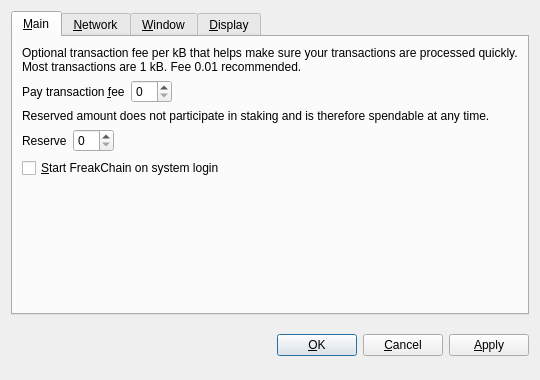
<?xml version="1.0" encoding="UTF-8"?>
<ui version="4.0">
 <class>OptionsDialog</class>
 <widget class="QDialog" name="OptionsDialog">
  <property name="geometry">
   <rect>
    <x>0</x>
    <y>0</y>
    <width>540</width>
    <height>380</height>
   </rect>
  </property>
  <property name="windowTitle">
   <string>Options</string>
  </property>
  <property name="modal">
   <bool>true</bool>
  </property>
  <layout class="QVBoxLayout" name="verticalLayout">
   <item>
    <widget class="QTabWidget" name="tabWidget">
     <property name="tabPosition">
      <enum>QTabWidget::North</enum>
     </property>
     <property name="currentIndex">
      <number>0</number>
     </property>
     <widget class="QWidget" name="tabMain">
      <attribute name="title">
       <string>&amp;Main</string>
      </attribute>
      <layout class="QVBoxLayout" name="verticalLayout_Main">
       <item>
        <widget class="QLabel" name="transactionFeeInfoLabel">
         <property name="text">
          <string>Optional transaction fee per kB that helps make sure your transactions are processed quickly. Most transactions are 1 kB. Fee 0.01 recommended.</string>
         </property>
         <property name="textFormat">
          <enum>Qt::PlainText</enum>
         </property>
         <property name="wordWrap">
          <bool>true</bool>
         </property>
        </widget>
       </item>
       <item>
        <layout class="QHBoxLayout" name="horizontalLayoutFee">
         <item>
          <widget class="QLabel" name="transactionFeeLabel">
           <property name="text">
            <string>Pay transaction &amp;fee</string>
           </property>
           <property name="textFormat">
            <enum>Qt::PlainText</enum>
           </property>
           <property name="buddy">
            <cstring>transactionFee</cstring>
           </property>
          </widget>
         </item>
         <item>
          <widget class="BitcoinAmountField" name="transactionFee"/>
         </item>
         <item>
          <spacer name="horizontalSpacerFee">
           <property name="orientation">
            <enum>Qt::Horizontal</enum>
           </property>
           <property name="sizeHint" stdset="0">
            <size>
             <width>40</width>
             <height>20</height>
            </size>
           </property>
          </spacer>
         </item>
        </layout>
       </item>
       <item>
        <widget class="QLabel" name="reserveBalanceInfoLabel">
         <property name="text">
          <string>Reserved amount does not participate in staking and is therefore spendable at any time.</string>
         </property>
         <property name="textFormat">
          <enum>Qt::PlainText</enum>
         </property>
         <property name="wordWrap">
          <bool>true</bool>
         </property>
        </widget>
       </item>
       <item>
        <layout class="QHBoxLayout" name="horizontalLayoutReserveBalance">
         <item>
          <widget class="QLabel" name="reserveBalanceLabel">
           <property name="text">
            <string>Reserve</string>
           </property>
           <property name="textFormat">
            <enum>Qt::PlainText</enum>
           </property>
           <property name="buddy">
            <cstring>reserveBalance</cstring>
           </property>
          </widget>
         </item>
         <item>
          <widget class="BitcoinAmountField" name="reserveBalance"/>
         </item>
         <item>
          <spacer name="horizontalSpacerReserveBalance">
           <property name="orientation">
            <enum>Qt::Horizontal</enum>
           </property>
           <property name="sizeHint" stdset="0">
            <size>
             <width>40</width>
             <height>20</height>
            </size>
           </property>
          </spacer>
         </item>
        </layout>
       </item>
       <item>
        <widget class="QCheckBox" name="bitcoinAtStartup">
         <property name="toolTip">
          <string>Automatically start FreakChain after logging in to the system.</string>
         </property>
         <property name="text">
          <string>&amp;Start FreakChain on system login</string>
         </property>
        </widget>
       </item>
       <item>
        <spacer name="verticalSpacer_Main">
         <property name="orientation">
          <enum>Qt::Vertical</enum>
         </property>
         <property name="sizeHint" stdset="0">
          <size>
           <width>20</width>
           <height>40</height>
          </size>
         </property>
        </spacer>
       </item>
      </layout>
     </widget>
     <widget class="QWidget" name="tabNetwork">
      <attribute name="title">
       <string>&amp;Network</string>
      </attribute>
      <layout class="QVBoxLayout" name="verticalLayout_Network">
       <item>
        <widget class="QCheckBox" name="mapPortUpnp">
         <property name="toolTip">
          <string>Automatically open the FreakChain client port on the router. This only works when your router supports UPnP and it is enabled.</string>
         </property>
         <property name="text">
          <string>Map port using &amp;UPnP</string>
         </property>
        </widget>
       </item>
       <item>
        <widget class="QCheckBox" name="connectSocks">
         <property name="toolTip">
          <string>Connect to the FreakChain network through a SOCKS proxy (e.g. when connecting through Tor).</string>
         </property>
         <property name="text">
          <string>&amp;Connect through SOCKS proxy:</string>
         </property>
        </widget>
       </item>
       <item>
        <layout class="QHBoxLayout" name="horizontalLayout_Network">
         <item>
          <widget class="QLabel" name="proxyIpLabel">
           <property name="text">
            <string>Proxy &amp;IP:</string>
           </property>
           <property name="textFormat">
            <enum>Qt::PlainText</enum>
           </property>
           <property name="buddy">
            <cstring>proxyIp</cstring>
           </property>
          </widget>
         </item>
         <item>
          <widget class="QValidatedLineEdit" name="proxyIp">
           <property name="maximumSize">
            <size>
             <width>140</width>
             <height>16777215</height>
            </size>
           </property>
           <property name="toolTip">
            <string>IP address of the proxy (e.g. 127.0.0.1)</string>
           </property>
          </widget>
         </item>
         <item>
          <widget class="QLabel" name="proxyPortLabel">
           <property name="text">
            <string>&amp;Port:</string>
           </property>
           <property name="textFormat">
            <enum>Qt::PlainText</enum>
           </property>
           <property name="buddy">
            <cstring>proxyPort</cstring>
           </property>
          </widget>
         </item>
         <item>
          <widget class="QLineEdit" name="proxyPort">
           <property name="maximumSize">
            <size>
             <width>55</width>
             <height>16777215</height>
            </size>
           </property>
           <property name="toolTip">
            <string>Port of the proxy (e.g. 9050)</string>
           </property>
          </widget>
         </item>
         <item>
          <widget class="QLabel" name="socksVersionLabel">
           <property name="text">
            <string>SOCKS &amp;Version:</string>
           </property>
           <property name="textFormat">
            <enum>Qt::PlainText</enum>
           </property>
           <property name="buddy">
            <cstring>socksVersion</cstring>
           </property>
          </widget>
         </item>
         <item>
          <widget class="QValueComboBox" name="socksVersion">
           <property name="toolTip">
            <string>SOCKS version of the proxy (e.g. 5)</string>
           </property>
          </widget>
         </item>
         <item>
          <spacer name="horizontalSpacer_Network">
           <property name="orientation">
            <enum>Qt::Horizontal</enum>
           </property>
           <property name="sizeHint" stdset="0">
            <size>
             <width>40</width>
             <height>20</height>
            </size>
           </property>
          </spacer>
         </item>
        </layout>
       </item>
       <item>
        <spacer name="verticalSpacer_Network">
         <property name="orientation">
          <enum>Qt::Vertical</enum>
         </property>
         <property name="sizeHint" stdset="0">
          <size>
           <width>20</width>
           <height>40</height>
          </size>
         </property>
        </spacer>
       </item>
      </layout>
     </widget>
     <widget class="QWidget" name="tabWindow">
      <attribute name="title">
       <string>&amp;Window</string>
      </attribute>
      <layout class="QVBoxLayout" name="verticalLayout_Window">
       <item>
        <widget class="QCheckBox" name="minimizeToTray">
         <property name="toolTip">
          <string>Show only a tray icon after minimizing the window.</string>
         </property>
         <property name="text">
          <string>&amp;Minimize to the tray instead of the taskbar</string>
         </property>
        </widget>
       </item>
       <item>
        <widget class="QCheckBox" name="minimizeOnClose">
         <property name="toolTip">
          <string>Minimize instead of exit the application when the window is closed. When this option is enabled, the application will be closed only after selecting Quit in the menu.</string>
         </property>
         <property name="text">
          <string>M&amp;inimize on close</string>
         </property>
        </widget>
       </item>
       <item>
        <spacer name="verticalSpacer_Window">
         <property name="orientation">
          <enum>Qt::Vertical</enum>
         </property>
         <property name="sizeHint" stdset="0">
          <size>
           <width>20</width>
           <height>40</height>
          </size>
         </property>
        </spacer>
       </item>
      </layout>
     </widget>
     <widget class="QWidget" name="tabDisplay">
      <attribute name="title">
       <string>&amp;Display</string>
      </attribute>
      <layout class="QVBoxLayout" name="verticalLayout_Display">
       <item>
        <layout class="QHBoxLayout" name="horizontalLayout_1_Display">
         <item>
          <widget class="QLabel" name="langLabel">
           <property name="text">
            <string>User Interface &amp;language:</string>
           </property>
           <property name="textFormat">
            <enum>Qt::PlainText</enum>
           </property>
           <property name="buddy">
            <cstring>lang</cstring>
           </property>
          </widget>
         </item>
         <item>
          <widget class="QValueComboBox" name="lang">
           <property name="toolTip">
            <string>The user interface language can be set here. This setting will take effect after restarting FreakChain.</string>
           </property>
          </widget>
         </item>
        </layout>
       </item>
       <item>
        <layout class="QHBoxLayout" name="horizontalLayout_2_Display">
         <item>
          <widget class="QLabel" name="unitLabel">
           <property name="text">
            <string>&amp;Unit to show amounts in:</string>
           </property>
           <property name="textFormat">
            <enum>Qt::PlainText</enum>
           </property>
           <property name="buddy">
            <cstring>unit</cstring>
           </property>
          </widget>
         </item>
         <item>
          <widget class="QValueComboBox" name="unit">
           <property name="toolTip">
            <string>Choose the default subdivision unit to show in the interface and when sending coins.</string>
           </property>
          </widget>
         </item>
        </layout>
       </item>
       <item>
        <widget class="QCheckBox" name="displayAddresses">
         <property name="toolTip">
          <string>Whether to show FreakChain addresses in the transaction list or not.</string>
         </property>
         <property name="text">
          <string>&amp;Display addresses in transaction list</string>
         </property>
        </widget>
       </item>
       <item>
        <widget class="QCheckBox" name="coinControlFeatures">
         <property name="toolTip">
          <string>Whether to show coin control features or not.</string>
         </property>
         <property name="text">
          <string>Display coin &amp;control features (experts only!)</string>
         </property>
        </widget>
       </item>
       <item>
        <spacer name="verticalSpacer_Display">
         <property name="orientation">
          <enum>Qt::Vertical</enum>
         </property>
         <property name="sizeHint" stdset="0">
          <size>
           <width>20</width>
           <height>40</height>
          </size>
         </property>
        </spacer>
       </item>
      </layout>
     </widget>
    </widget>
   </item>
   <item>
    <layout class="QHBoxLayout" name="horizontalLayout_Buttons">
     <item>
      <spacer name="horizontalSpacer_1">
       <property name="orientation">
        <enum>Qt::Horizontal</enum>
       </property>
       <property name="sizeHint" stdset="0">
        <size>
         <width>40</width>
         <height>48</height>
        </size>
       </property>
      </spacer>
     </item>
     <item>
      <widget class="QLabel" name="statusLabel">
       <property name="font">
        <font>
         <weight>75</weight>
         <bold>true</bold>
        </font>
       </property>
       <property name="text">
        <string/>
       </property>
       <property name="textFormat">
        <enum>Qt::PlainText</enum>
       </property>
       <property name="wordWrap">
        <bool>true</bool>
       </property>
      </widget>
     </item>
     <item>
      <spacer name="horizontalSpacer_2">
       <property name="orientation">
        <enum>Qt::Horizontal</enum>
       </property>
       <property name="sizeHint" stdset="0">
        <size>
         <width>40</width>
         <height>48</height>
        </size>
       </property>
      </spacer>
     </item>
     <item>
      <widget class="QPushButton" name="okButton">
       <property name="text">
        <string>&amp;OK</string>
       </property>
      </widget>
     </item>
     <item>
      <widget class="QPushButton" name="cancelButton">
       <property name="text">
        <string>&amp;Cancel</string>
       </property>
       <property name="autoDefault">
        <bool>false</bool>
       </property>
      </widget>
     </item>
     <item>
      <widget class="QPushButton" name="applyButton">
       <property name="text">
        <string>&amp;Apply</string>
       </property>
       <property name="autoDefault">
        <bool>false</bool>
       </property>
      </widget>
     </item>
    </layout>
   </item>
  </layout>
 </widget>
 <customwidgets>
  <customwidget>
   <class>BitcoinAmountField</class>
   <extends>QSpinBox</extends>
   <header>bitcoinamountfield.h</header>
  </customwidget>
  <customwidget>
   <class>QValueComboBox</class>
   <extends>QComboBox</extends>
   <header>qvaluecombobox.h</header>
  </customwidget>
  <customwidget>
   <class>QValidatedLineEdit</class>
   <extends>QLineEdit</extends>
   <header>qvalidatedlineedit.h</header>
  </customwidget>
 </customwidgets>
 <resources/>
 <connections/>
</ui>
